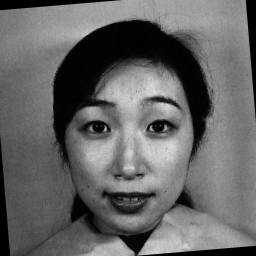
%> input picture gabor_function/26Master2009/KA.HA4.32R.tiff, 256 x 256 px
$ octave s04_eyePosition_right.m   (GNU Octave 9; MATLAB toolbox functions it lacks are replaced by stand-ins)
%> lines starting %> are read from the running program, lines starting %| are printed output that depends on the picture; in (x1, y1, x2, y2) boxes, pixels count from 0 and x2, y2 are one past the last pixel; in counts of white or black regions, pixels touching at a corner belong together; the program's own positions count from 1

%binarize image
im = imread('KA.HA4.32R.tiff');
%> im is the input picture: size 256x256 uint8; min 0, max 222, mean 101.5
thresh = graythresh(im);
%> thresh = 0.286
im2=imbinarize(im,'adaptive','ForegroundPolarity','dark','Sensitivity',0.02);
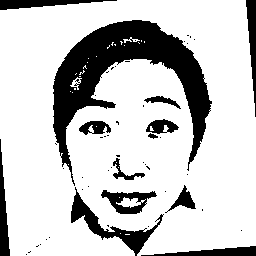
%> im2: size 256x256 logical; 78.6% white; 53 black regions (40 under 20 px), largest, box (x1, y1, x2, y2) and area: (53, 20, 212, 186) 8365, (71, 187, 164, 256) 1276, (101, 190, 157, 214) 630
figure(1)
imshow(im2);

[m, n]=size(im2);
%> m = 256; n = 256

for y=142:186
     S(y)=sum(im2(118:138,y));
end
%> after the loop, S = 186 values, max 21 at index 142, min 0 at index 1, mean 3.32
y=142:186;
figure(2)
subplot(211),plot(y,S(y));
title('Vertical Projection');
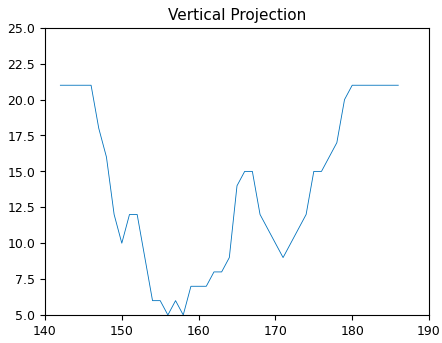
%> figure redrawn from the program's plot data; curve peaks at x = 142, y = 21

% x=159

for x=118:138
%> (the run ends here)
